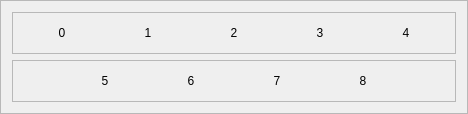
          <widget class="QFrame" name="inputBtnsFrame">
           <property name="frameShape">
            <enum>QFrame::StyledPanel</enum>
           </property>
           <property name="frameShadow">
            <enum>QFrame::Raised</enum>
           </property>
           <layout class="QVBoxLayout" name="verticalLayout_5">
            <item>
             <widget class="QFrame" name="frame_2">
              <property name="frameShape">
               <enum>QFrame::StyledPanel</enum>
              </property>
              <property name="frameShadow">
               <enum>QFrame::Raised</enum>
              </property>
              <layout class="QHBoxLayout" name="horizontalLayout_4">
               <item>
                <widget class="QPushButton" name="inputValue0">
                 <property name="text">
                  <string>0</string>
                 </property>
                 <property name="flat">
                  <bool>true</bool>
                 </property>
                </widget>
               </item>
               <item>
                <widget class="QPushButton" name="inputValue1">
                 <property name="text">
                  <string>1</string>
                 </property>
                 <property name="flat">
                  <bool>true</bool>
                 </property>
                </widget>
               </item>
               <item>
                <widget class="QPushButton" name="inputValue2">
                 <property name="text">
                  <string>2</string>
                 </property>
                 <property name="flat">
                  <bool>true</bool>
                 </property>
                </widget>
               </item>
               <item>
                <widget class="QPushButton" name="inputValue3">
                 <property name="text">
                  <string>3</string>
                 </property>
                 <property name="flat">
                  <bool>true</bool>
                 </property>
                </widget>
               </item>
               <item>
                <widget class="QPushButton" name="inputValue4">
                 <property name="text">
                  <string>4</string>
                 </property>
                 <property name="flat">
                  <bool>true</bool>
                 </property>
                </widget>
               </item>
              </layout>
             </widget>
            </item>
            <item>
             <widget class="QFrame" name="frame_3">
              <property name="frameShape">
               <enum>QFrame::StyledPanel</enum>
              </property>
              <property name="frameShadow">
               <enum>QFrame::Raised</enum>
              </property>
              <layout class="QHBoxLayout" name="horizontalLayout_5">
               <item>
                <spacer name="horizontalSpacer_4">
                 <property name="orientation">
                  <enum>Qt::Horizontal</enum>
                 </property>
                 <property name="sizeHint" stdset="0">
                  <size>
                   <width>40</width>
                   <height>20</height>
                  </size>
                 </property>
                </spacer>
               </item>
               <item>
                <widget class="QPushButton" name="inputValue5">
                 <property name="text">
                  <string>5</string>
                 </property>
                 <property name="flat">
                  <bool>true</bool>
                 </property>
                </widget>
               </item>
               <item>
                <widget class="QPushButton" name="inputValue7">
                 <property name="text">
                  <string>6</string>
                 </property>
                 <property name="flat">
                  <bool>true</bool>
                 </property>
                </widget>
               </item>
               <item>
                <widget class="QPushButton" name="inputValue8">
                 <property name="text">
                  <string>7</string>
                 </property>
                 <property name="flat">
                  <bool>true</bool>
                 </property>
                </widget>
               </item>
               <item>
                <widget class="QPushButton" name="inputValue9">
                 <property name="text">
                  <string>8</string>
                 </property>
                 <property name="flat">
                  <bool>true</bool>
                 </property>
                </widget>
               </item>
               <item>
                <spacer name="horizontalSpacer_5">
                 <property name="orientation">
                  <enum>Qt::Horizontal</enum>
                 </property>
                 <property name="sizeHint" stdset="0">
                  <size>
                   <width>40</width>
                   <height>20</height>
                  </size>
                 </property>
                </spacer>
               </item>
              </layout>
             </widget>
            </item>
           </layout>
          </widget>
